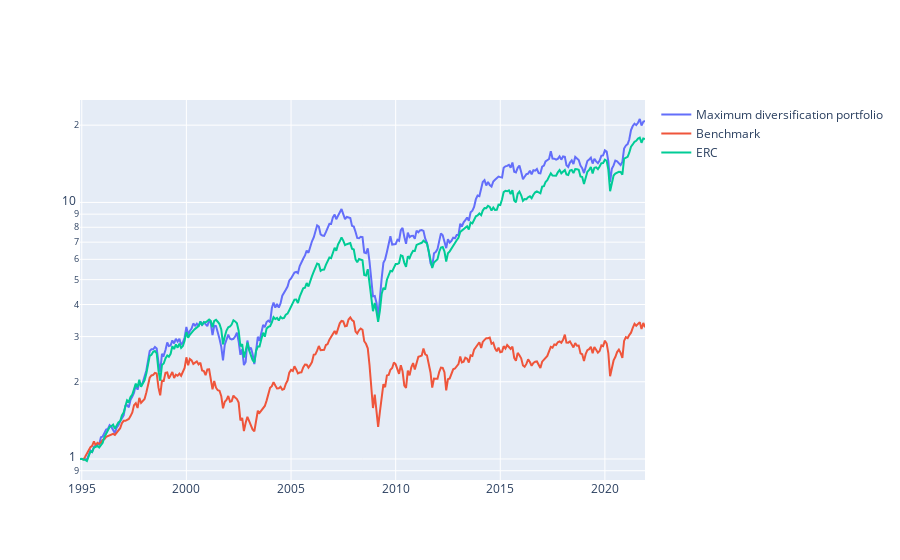

The notebook cell saved with this chart:
### Code cell
fig_index = go.Figure()
fig_index.add_trace(go.Scatter(x= dates, y=index_df["Max div"], name="Maximum diversification portfolio"))
fig_index.add_trace(go.Scatter(x= dates, y=index_df['MSCI Europe'], name="Benchmark"))
fig_index.add_trace(go.Scatter(x= dates, y=index_df['ERC'], name="ERC"))
fig_index.update_yaxes(type="log")
fig_index.show()

### Figure 1 — Plotly figure (JSON) as saved in the notebook; plotly's stock layout.template omitted (floating-point values rounded to 4 significant figures; data arrays with more than 128 entries replaced by an {"elided": "..."} marker saying what was removed)
{"data": [{"name": "Maximum diversification portfolio", "type": "scatter", "x": {"elided": "325 str values"}, "y": {"elided": "325 float values"}}, {"name": "Benchmark", "type": "scatter", "x": {"elided": "325 str values"}, "y": {"elided": "325 float values"}}, {"name": "ERC", "type": "scatter", "x": {"elided": "325 str values"}, "y": {"elided": "325 float values"}}], "layout": {"yaxis": {"type": "log"}}}
